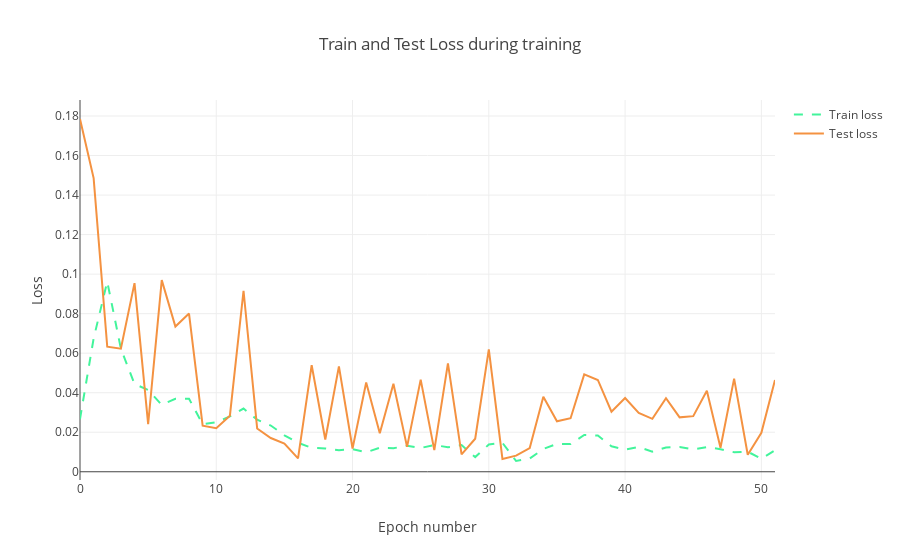

The cell this chart's notebook holds for it:
### Code cell
trace1 = go.Scatter(
    x = np.arange(0, len(history.history['loss']), 1),
    y = history.history['loss'],
    mode = 'lines',
    name = 'Train loss',
    line = dict(color=('rgb(66, 244, 155)'), width=2, dash='dash')
)
trace2 = go.Scatter(
    x = np.arange(0, len(history.history['val_loss']), 1),
    y = history.history['val_loss'],
    mode = 'lines',
    name = 'Test loss',
    line = dict(color=('rgb(244, 146, 65)'), width=2)
)

data = [trace1, trace2]
layout = dict(title = 'Train and Test Loss during training',
              xaxis = dict(title = 'Epoch number'), yaxis = dict(title = 'Loss'))
fig = dict(data=data, layout=layout)
py.iplot(fig, filename='training_process')

### Figure 1 — Plotly figure (JSON) as saved in the notebook; plotly's stock layout.template omitted (floating-point values rounded to 4 significant figures)
{"data": [{"line": {"color": "rgb(66, 244, 155)", "dash": "dash", "width": 2}, "mode": "lines", "name": "Train loss", "type": "scatter", "uid": "3e4421bd-246a-46dc-851e-e29037ddee28", "x": [0, 1, 2, 3, 4, 5, 6, 7, 8, 9, 10, 11, 12, 13, 14, 15, 16, 17, 18, 19, 20, 21, 22, 23, 24, 25, 26, 27, 28, 29, 30, 31, 32, 33, 34, 35, 36, 37, 38, 39, 40, 41, 42, 43, 44, 45, 46, 47, 48, 49, 50, 51], "y": [0.0267, 0.06745, 0.0962, 0.06227, 0.0444, 0.04135, 0.03384, 0.03692, 0.03697, 0.02406, 0.02507, 0.02804, 0.03198, 0.02633, 0.0234, 0.01846, 0.01466, 0.01212, 0.01182, 0.01094, 0.01147, 0.009846, 0.01214, 0.01192, 0.01312, 0.01204, 0.01357, 0.01236, 0.01349, 0.007417, 0.01378, 0.01461, 0.005445, 0.00667, 0.01157, 0.01407, 0.01401, 0.01864, 0.01834, 0.01287, 0.01121, 0.01251, 0.01021, 0.0123, 0.01258, 0.01133, 0.01247, 0.01141, 0.009905, 0.01015, 0.006552, 0.0109]}, {"line": {"color": "rgb(244, 146, 65)", "width": 2}, "mode": "lines", "name": "Test loss", "type": "scatter", "uid": "dc7aa700-ee0b-4c86-b4e1-d07dc6cda8e9", "x": [0, 1, 2, 3, 4, 5, 6, 7, 8, 9, 10, 11, 12, 13, 14, 15, 16, 17, 18, 19, 20, 21, 22, 23, 24, 25, 26, 27, 28, 29, 30, 31, 32, 33, 34, 35, 36, 37, 38, 39, 40, 41, 42, 43, 44, 45, 46, 47, 48, 49, 50, 51], "y": [0.1785, 0.1486, 0.06326, 0.06228, 0.09543, 0.02405, 0.09696, 0.07348, 0.08007, 0.02333, 0.02205, 0.02836, 0.09159, 0.02191, 0.01708, 0.01424, 0.006748, 0.0539, 0.01631, 0.0533, 0.01178, 0.04514, 0.01952, 0.04449, 0.01259, 0.0466, 0.01097, 0.05488, 0.008779, 0.01671, 0.06198, 0.006484, 0.00815, 0.01201, 0.03793, 0.02555, 0.02707, 0.04929, 0.04645, 0.03036, 0.03732, 0.02983, 0.02679, 0.03723, 0.02754, 0.02814, 0.04095, 0.01212, 0.04715, 0.00859, 0.01973, 0.04639]}], "layout": {"title": {"text": "Train and Test Loss during training"}, "xaxis": {"title": {"text": "Epoch number"}}, "yaxis": {"title": {"text": "Loss"}}}}
